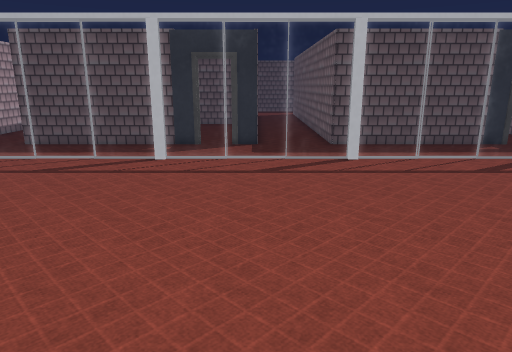
view 1 (above)

17 first-person views from a walk through a 3-D level made in the Unity game engine. The camera is 1.5 m above the floor, tilts 14° down and sees 70° across. Doors are open. The floor is counted in squares, 0.5 m on a side. Each view is taken from the middle of a square. On the plan, view 1 faces up. The plan holds only what a view shows up to about 20 squares ahead; the rest is blank. The place goes on beyond the plan. The player is left out. Some surface patterns are stand-ins.

view 2
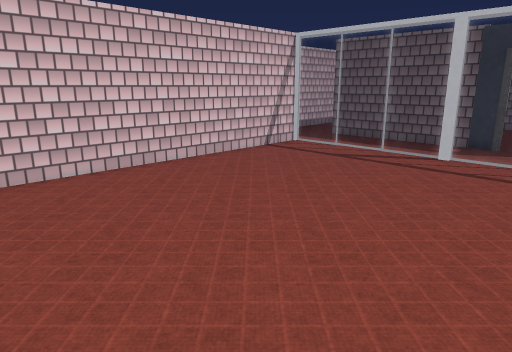

view 3
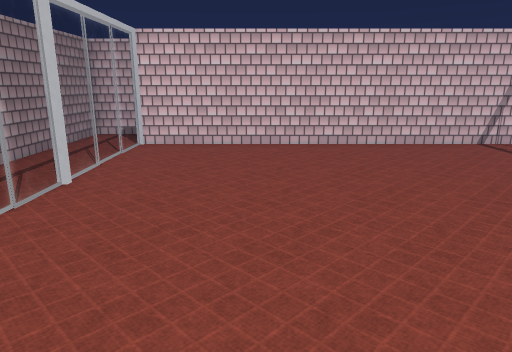

view 4
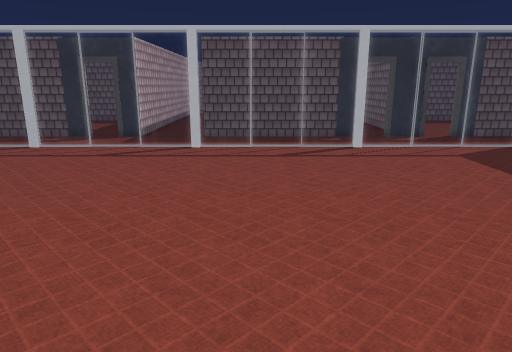

view 5
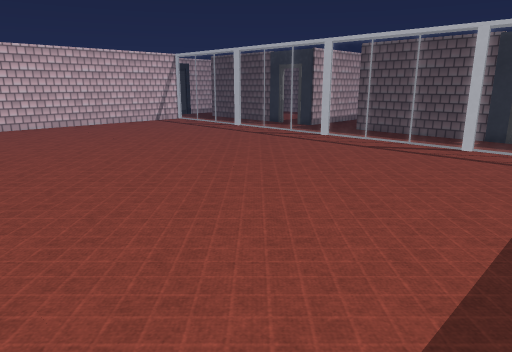

view 6
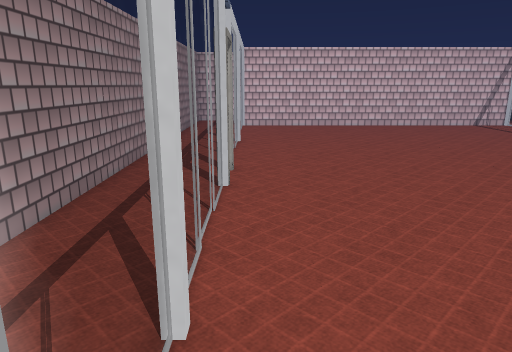

view 7
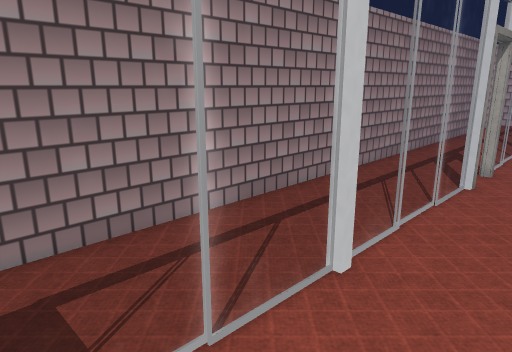

view 8
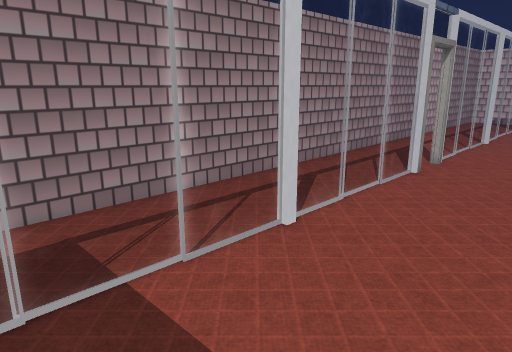

view 9
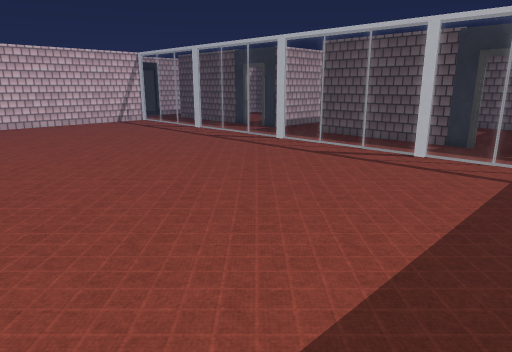

view 10
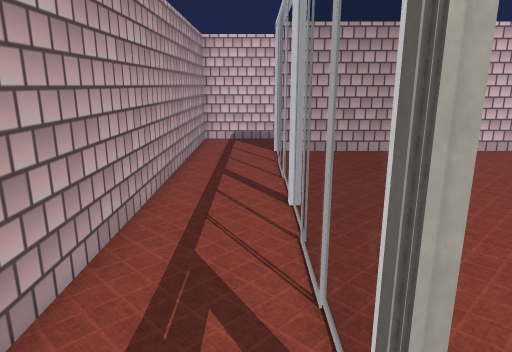

view 11
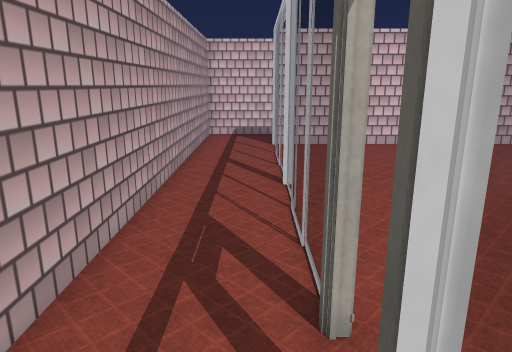

view 12
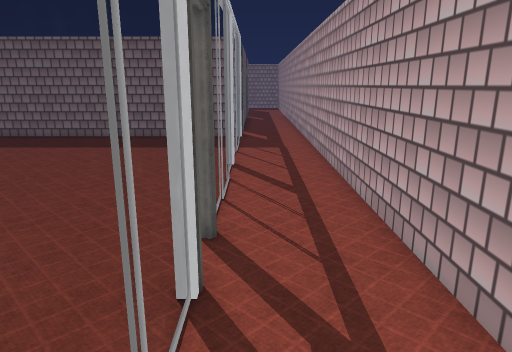

view 13
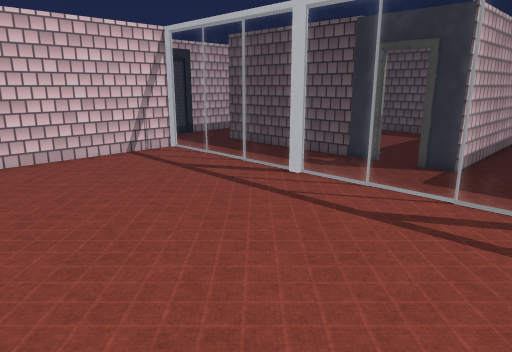

view 14
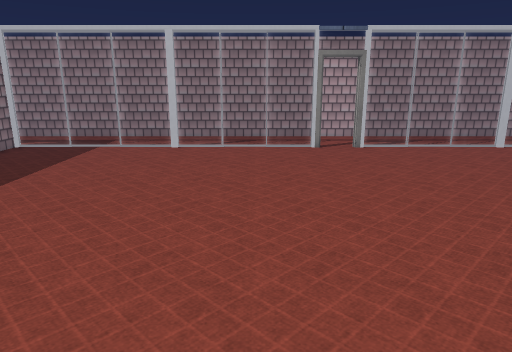

view 15
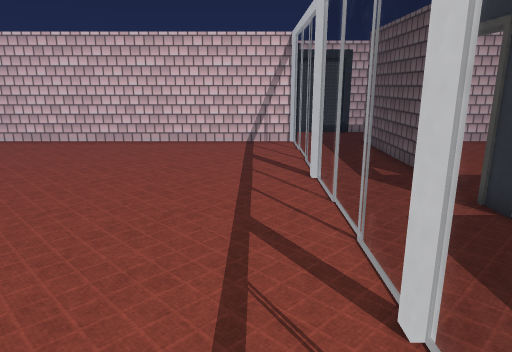

view 16
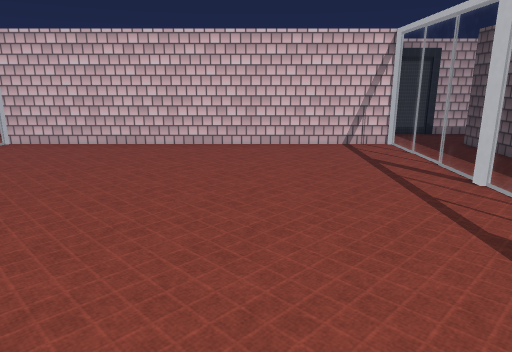

view 17
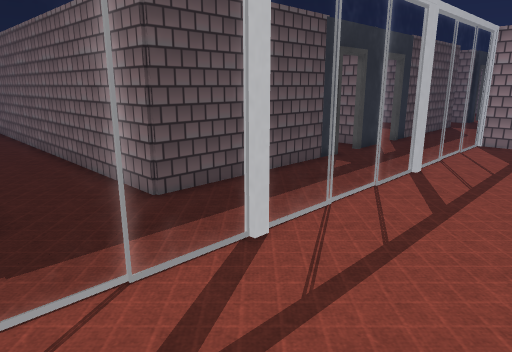

### Floor plan
Key: @ floor where view 1 was taken; # wall or solid block; . floor; D open door; = window, fence, low wall or low ledge.
Columns run from 12 left of view 1 to 18 right of it. Each row starts with its distance up from view 1.
 33                .#
 32                .#
 31                .#
 30                .#
 29               ..#
 28               ..#
 27             # ..#
 26 #           # ..#
 25 #.          #...#
 24 #...   ...  #...#
 23   ...  ...  #...#
 22     ......  #...#        ..
 21       ..... #...#        .. #
 20        .... #...#        ...#
 19 #########DD##...#########DD##DD
 18 ...............................
 17 ...............................
 16 ...............................
 15 #=======#=======#=======#======
 14 #..............................
 13 #..............................
 12 #..............................
 11 #.............................
 10 #............................
  9 #.............................
  8 #.............................
  7 #..............................
  6 #..............................
  5 #..............................
  4 #..............................
  3 #..............................
  2 #..............................
  1 #.............................
  0 #...........@..................
 -1 #..............................
 -2 #..............................
 -3 #..............................
 -4 #..............................
 -5 #=======#======DDD======#======
 -6 ...............................
 -7 ...............................
 -8 ...............................
 -9 ###############################

Where each view was taken, in squares from view 1:
view 1: 0 up, 0 right, facing up
view 2: 1 down, 1 right, facing up-left
view 3: 1 up, 7 right, facing left
view 4: 3 down, 7 right, facing up
view 5: 4 down, 17 right, facing up-left
view 6: 4 down, 16 right, facing left
view 7: 2 down, 17 right, facing down-left
view 8: 0 up, 18 right, facing down-left
view 9: 1 down, 18 right, facing up-left
view 10: 6 down, 5 right, facing left
view 11: 6 down, 7 right, facing left
view 12: 6 down, 2 left, facing right
view 13: 5 up, 4 right, facing up-left
view 14: 13 up, 8 right, facing down
view 15: 13 up, 8 right, facing left
view 16: 8 up, 7 right, facing left
view 17: 10 up, 1 left, facing up-right
